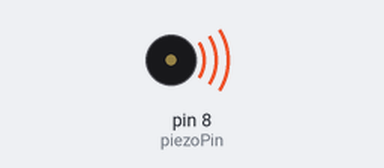
The sketch below on a simulated Arduino Uno, built with avr-gcc and run on an emulated ATmega328P. Shown: buzzer (waves = sounding).

Above: at 0.1 s.
Timing chart, 0 to 1.6 s (numbered marks = the images above):
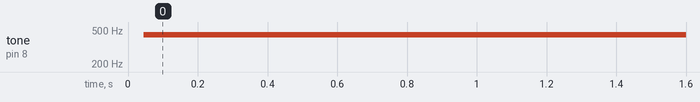

Measured:
- by itself, tone on pin 8 (piezoPin): silent → 438 Hz at 0.04 s

The sketch:

ejercicio5.ino
```cpp
int piezoPin = 8;
/* conecta el piezo al pin 8 */
void setup(){
pinMode( piezoPin,OUTPUT);
/* declara el pin del piezo como salida */
}
void loop(){
digitalWrite(piezoPin,HIGH);
delayMicroseconds(1136);
/* el tiempo aquí determinará el tono */
digitalWrite(piezoPin,LOW);
delayMicroseconds(1136);
/* el tiempo aquí determinará el tono */
}
```
